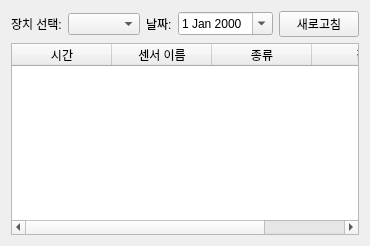
<?xml version="1.0" encoding="UTF-8"?>
<ui version="4.0">
 <class>SenderDashboard</class>
 <widget class="QWidget" name="SenderDashboard">
  <layout class="QVBoxLayout" name="main_layout">
   <item>
    <layout class="QHBoxLayout" name="top_layout">
     <item><widget class="QLabel" name="device_label"><property name="text"><string>장치 선택:</string></property></widget></item>
     <item><widget class="QComboBox" name="device_combobox"/></item>
     <item><widget class="QLabel" name="date_label"><property name="text"><string>날짜:</string></property></widget></item>
     <item><widget class="QDateEdit" name="date_edit"><property name="calendarPopup"><bool>true</bool></property></widget></item>
     <item><widget class="QPushButton" name="refresh_button"><property name="text"><string>새로고침</string></property></widget></item>
    </layout>
   </item>
   <item>
    <widget class="QTableWidget" name="tableWidget_data">
     <column>
      <property name="text"><string>시간</string></property>
     </column>
     <column>
      <property name="text"><string>센서 이름</string></property>
     </column>
     <column>
      <property name="text"><string>종류</string></property>
     </column>
     <column>
      <property name="text"><string>값</string></property>
     </column>
    </widget>
   </item>
  </layout>
 </widget>
 <resources/>
 <connections/>
</ui>
